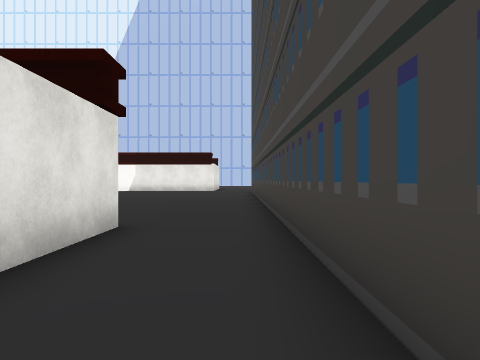
view 1 (above)

12 first-person views from a walk through a 3-D level made in the Unity game engine. The camera is 1.5 m above the floor, looks level and sees 70° across. The floor is counted in squares, 2 m on a side. Each view is taken from the middle of a square. On the plan, view 1 faces up. The plan holds only what a view shows up to about 11 squares ahead; the rest is blank. The place goes on beyond the plan. Some surface patterns are stand-ins.

view 2
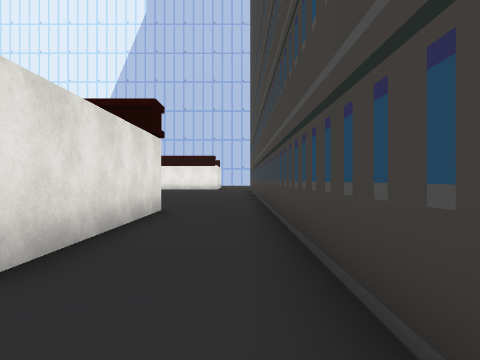

view 3
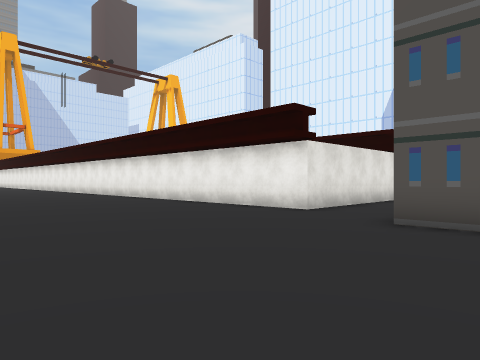

view 4
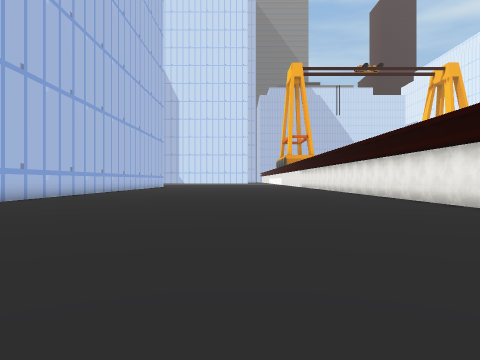

view 5
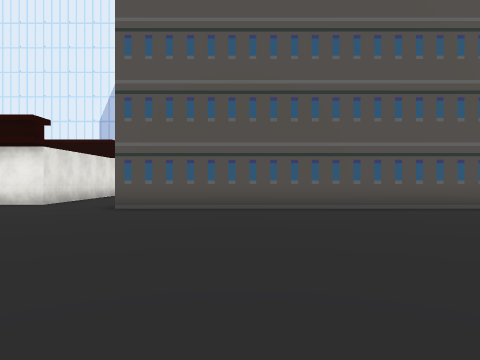

view 6
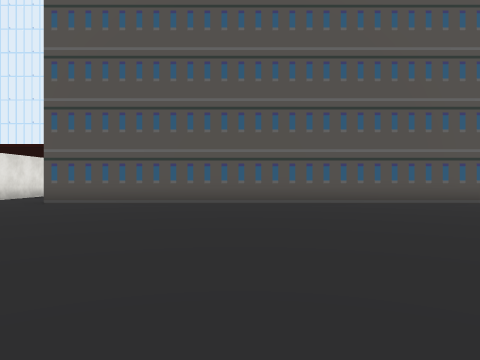

view 7
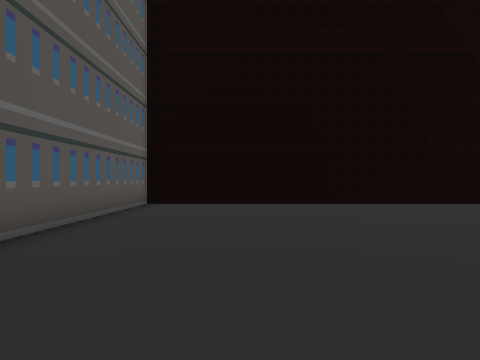

view 8
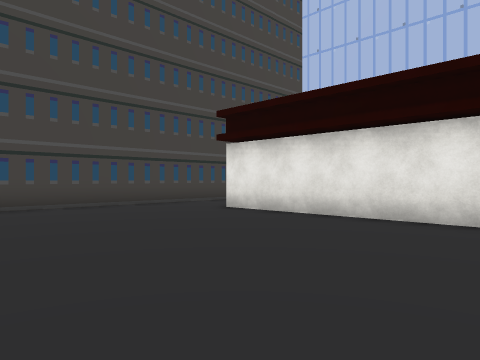

view 9
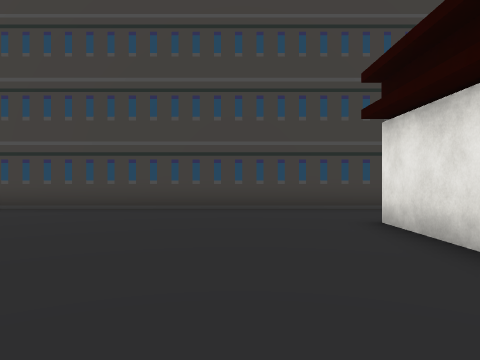

view 10
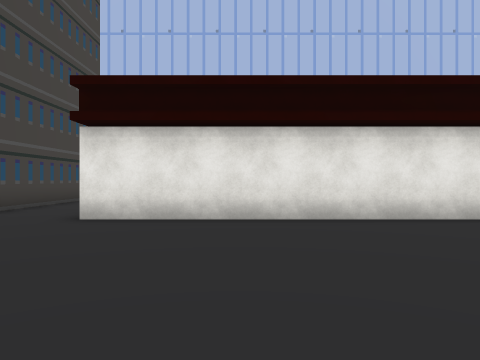

view 11
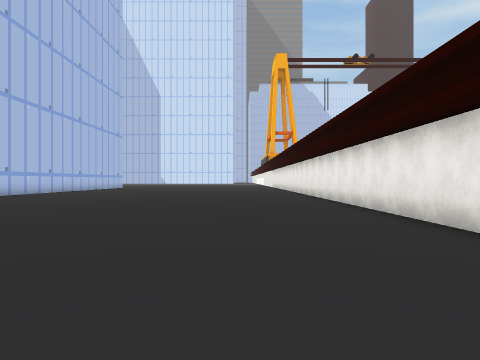

view 12
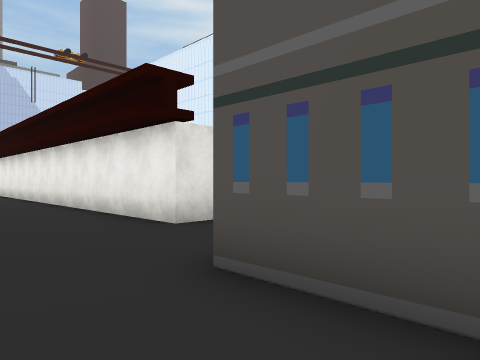

### Floor plan
Points are (right, up) in squares from view 1. A wall is a line through its corners. A room is listed if a view was taken in it or the views show most of it. See-through windows are left out.
Room 1 (views 1, 8, 9, 10)
walls: (-9.5, 5.5) (-1.9, 5.5) (-1.9, -0.6); (0.7, -2.1) (0.7, 12.5)
ways out: opening at (-0.5, -0.5) to room 2
Room 2 (views 2, 3, 4, 5, 6, 7, 11, 12)
walls: (-1.9, -0.6) (-9.1, -0.6); (17.8, -12.6) (17.8, -9.1); (17.8, -2.1) (0.7, -2.1)
ways out: opening at (-0.5, -0.5) to room 1

Positions as (right, up) in squares from view 1, and headings:
1: (0, 0), facing up
2: (0, -3), facing up
3: (3, -8), facing up-left
4: (6, -7), facing left
5: (4, -11), facing up
6: (7, -13), facing up
7: (7, -5), facing right
8: (-9, 12), facing down-right
9: (-8, 8), facing right
10: (-5, 12), facing down
11: (2, -4), facing left
12: (3, -4), facing up-left
